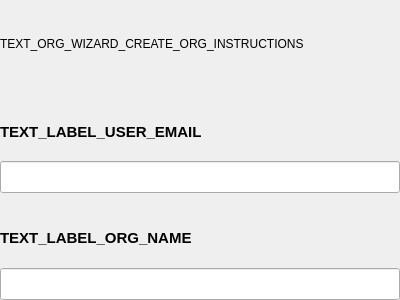
<?xml version="1.0" encoding="UTF-8"?>
<ui version="4.0">
 <class>CreateOrgSecondPageWidget</class>
 <widget class="QWidget" name="CreateOrgSecondPageWidget">
  <property name="geometry">
   <rect>
    <x>0</x>
    <y>0</y>
    <width>400</width>
    <height>300</height>
   </rect>
  </property>
  <property name="windowTitle">
   <string>Form</string>
  </property>
  <layout class="QVBoxLayout" name="verticalLayout">
   <property name="spacing">
    <number>20</number>
   </property>
   <property name="leftMargin">
    <number>0</number>
   </property>
   <property name="topMargin">
    <number>0</number>
   </property>
   <property name="rightMargin">
    <number>0</number>
   </property>
   <property name="bottomMargin">
    <number>0</number>
   </property>
   <item>
    <widget class="QLabel" name="label">
     <property name="text">
      <string>TEXT_ORG_WIZARD_CREATE_ORG_INSTRUCTIONS</string>
     </property>
    </widget>
   </item>
   <item>
    <layout class="QVBoxLayout" name="verticalLayout_5">
     <property name="spacing">
      <number>5</number>
     </property>
     <item>
      <widget class="QLabel" name="label_user_email">
       <property name="font">
        <font>
         <pointsize>11</pointsize>
         <weight>75</weight>
         <bold>true</bold>
        </font>
       </property>
       <property name="text">
        <string>TEXT_LABEL_USER_EMAIL</string>
       </property>
       <property name="alignment">
        <set>Qt::AlignLeading|Qt::AlignLeft|Qt::AlignVCenter</set>
       </property>
      </widget>
     </item>
     <item>
      <widget class="QLineEdit" name="line_edit_user_email">
       <property name="minimumSize">
        <size>
         <width>0</width>
         <height>32</height>
        </size>
       </property>
       <property name="font">
        <font>
         <pointsize>12</pointsize>
        </font>
       </property>
       <property name="placeholderText">
        <string/>
       </property>
      </widget>
     </item>
    </layout>
   </item>
   <item>
    <layout class="QVBoxLayout" name="verticalLayout_7">
     <property name="spacing">
      <number>5</number>
     </property>
     <item>
      <widget class="QLabel" name="label_org_name">
       <property name="font">
        <font>
         <pointsize>11</pointsize>
         <weight>75</weight>
         <bold>true</bold>
        </font>
       </property>
       <property name="text">
        <string>TEXT_LABEL_ORG_NAME</string>
       </property>
       <property name="alignment">
        <set>Qt::AlignLeading|Qt::AlignLeft|Qt::AlignVCenter</set>
       </property>
      </widget>
     </item>
     <item>
      <widget class="QLineEdit" name="line_edit_org_name">
       <property name="minimumSize">
        <size>
         <width>0</width>
         <height>32</height>
        </size>
       </property>
       <property name="font">
        <font>
         <pointsize>12</pointsize>
        </font>
       </property>
       <property name="placeholderText">
        <string/>
       </property>
      </widget>
     </item>
    </layout>
   </item>
  </layout>
 </widget>
 <resources/>
 <connections/>
</ui>
